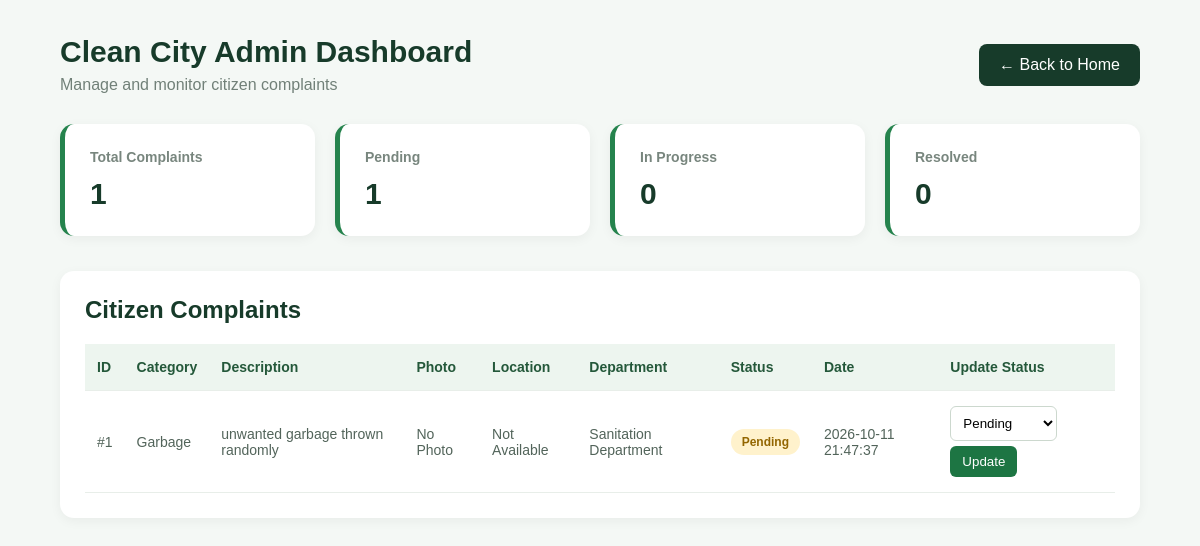
/admin, run on an earlier commit of the app's database.
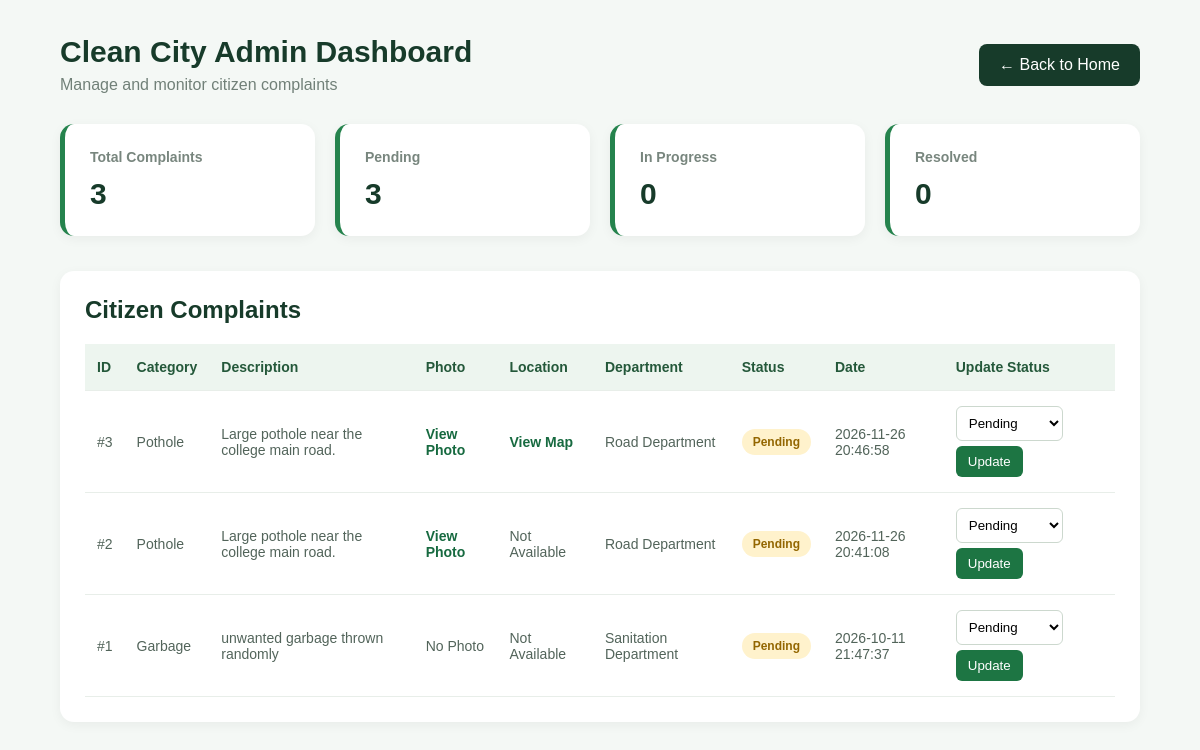
And on a later commit of the database.
### tables this page shows
CREATE TABLE issues (

            id INTEGER PRIMARY KEY AUTOINCREMENT,

            category TEXT NOT NULL,

            description TEXT NOT NULL,

            photo TEXT,

            latitude REAL,

            longitude REAL,

            status TEXT DEFAULT 'Pending',

            department TEXT,

            created_at TEXT NOT NULL

        );

### app.py (the view)
@app.route("/admin")
def admin():
    connection = get_db_connection()
    issues = connection.execute(
        "SELECT * FROM issues ORDER BY id DESC"
    ).fetchall()
    total = connection.execute(
        "SELECT COUNT(*) FROM issues"
    ).fetchone()[0]
    pending = connection.execute(
        "SELECT COUNT(*) FROM issues WHERE status = 'Pending'"
    ).fetchone()[0]
    in_progress = connection.execute(
        "SELECT COUNT(*) FROM issues WHERE status = 'In Progress'"
    ).fetchone()[0]
    resolved = connection.execute(
        "SELECT COUNT(*) FROM issues WHERE status = 'Resolved'"
    ).fetchone()[0]
    connection.close()
    return render_template(
        "admin.html",
        issues=issues,
        total=total,
        pending=pending,
        in_progress=in_progress,
        resolved=resolved
    )

### app.py (called while the page is built)
def get_db_connection():
    connection = sqlite3.connect("database.db")
    connection.row_factory = sqlite3.Row
    return connection

### templates/admin.html (shortened to what this page needs)
<!DOCTYPE html>
<html lang="en">
<head>
</head>
<body>
<div class="admin-page">
    <header class="admin-header">
        <div>
            <h1>Clean City Admin Dashboard</h1>
            <p>Manage and monitor citizen complaints</p>
        </div>
        <a href="/" class="home-btn">← Back to Home</a>
    </header>
    <section class="dashboard-stats">
        <div class="stat-card">
            <h3>Total Complaints</h3>
            <h2>{{ total }}</h2>
        </div>
        <div class="stat-card">
            <h3>Pending</h3>
            <h2>{{ pending }}</h2>
        </div>
        <div class="stat-card">
            <h3>In Progress</h3>
            <h2>{{ in_progress }}</h2>
        </div>
        <div class="stat-card">
            <h3>Resolved</h3>
            <h2>{{ resolved }}</h2>
        </div>
    </section>
    <section class="complaints-section">
        <h2>Citizen Complaints</h2>
        <div class="table-container">
            <table>
                <thead>
                    <tr>
                        <th>ID</th>
                        <th>Category</th>
                        <th>Description</th>
                        <th>Photo</th>
                        <th>Location</th>
                        <th>Department</th>
                        <th>Status</th>
                        <th>Date</th>
                        <th>Update Status</th>
                    </tr>
                </thead>
                <tbody>
                {% for issue in issues %}
                    <tr>
                        <td>#{{ issue['id'] }}</td>
                        <td>{{ issue['category'] }}</td>
                        <td>{{ issue['description'] }}</td>
                        <td>
                            {% if issue['photo'] %}
                                <a class="photo-link"
                                   href="{{ url_for('static', filename='uploads/' + issue['photo']) }}"
                                   target="_blank">
                                    View Photo
                                </a>
                            {% else %}
                                No Photo
                            {% endif %}
                        </td>
                        <td>
                            {% if issue['latitude'] and issue['longitude'] %}
                                <a class="location-link"
                                   href="https://www.google.com/maps?q={{ issue['latitude'] }},{{ issue['longitude'] }}"
                                   target="_blank">
                                    View Map
                                </a>
                            {% else %}
                                Not Available
                            {% endif %}
                        </td>
                        <td>{{ issue['department'] or 'Not Assigned' }}</td>
                        <td>
                            {% if issue['status'] == 'Pending' %}
                                <span class="status pending">Pending</span>
                            {% elif issue['status'] == 'In Progress' %}
                                <span class="status in-progress">In Progress</span>
                            {% elif issue['status'] == 'Resolved' %}
                                <span class="status resolved">Resolved</span>
                            {% else %}
                                {{ issue['status'] }}
                            {% endif %}
                        </td>
                        <td>{{ issue['created_at'] }}</td>
                        <td>
                            <form
                                action="{{ url_for('update_status', issue_id=issue['id']) }}"
                                method="POST">
                                <select name="status" required>
                                    <option value="Pending"
                                        {% if issue['status'] == 'Pending' %}selected{% endif %}>
                                        Pending
                                    </option>
                                </select>
                                <button type="submit" class="update-btn">
                                    Update
                                </button>
                            </form>
                        </td>
                    </tr>
                {% else %}
                    <tr>
                        <td colspan="9" class="empty-message">
                            No complaints have been submitted yet.
                        </td>
                    </tr>
                {% endfor %}
                </tbody>
            </table>
        </div>
    </section>
</div>
</body>
</html>

### templates/admin.html (style rules this page uses)
* { margin: 0; padding: 0; box-sizing: border-box; font-family: Arial, sans-serif; }
body { background: #f4f8f5; color: #263b30; }
.admin-page { min-height: 100vh; padding: 35px 5%; }
.admin-header { display: flex; justify-content: space-between; align-items: center; flex-wrap: wrap; gap: 15px; margin-bottom: 30px; }
.admin-header h1 { color: #173b2a; font-size: 30px; }
.admin-header p { color: #718078; margin-top: 7px; }
.home-btn { background: #173b2a; color: white; text-decoration: none; padding: 12px 20px; border-radius: 8px; }
.dashboard-stats { display: grid; grid-template-columns: repeat(4, 1fr); gap: 20px; margin-bottom: 35px; }
.stat-card { background: white; padding: 25px; border-radius: 14px; box-shadow: 0 3px 12px rgba(0,0,0,0.05); border-left: 5px solid #25834d; }
.stat-card h3 { color: #78867e; font-size: 14px; margin-bottom: 12px; }
.stat-card h2 { font-size: 30px; color: #173b2a; }
.complaints-section { background: white; padding: 25px; border-radius: 14px; box-shadow: 0 3px 12px rgba(0,0,0,0.05); }
.complaints-section h2 { margin-bottom: 20px; color: #173b2a; }
.table-container { width: 100%; overflow-x: auto; }
table { width: 100%; border-collapse: collapse; min-width: 950px; }
th, td { padding: 15px 12px; text-align: left; border-bottom: 1px solid #e8eee9; font-size: 14px; vertical-align: middle; }
th { background: #edf5ef; color: #24583a; }
td { color: #52645a; }
.status { padding: 6px 11px; border-radius: 20px; font-size: 12px; font-weight: bold; display: inline-block; }
.pending { background: #fff2cc; color: #936600; }
select { padding: 8px; border: 1px solid #ccd8ce; border-radius: 6px; background: white; }
.update-btn { padding: 8px 12px; background: #1d7543; color: white; border: none; border-radius: 6px; cursor: pointer; margin-top: 5px; }
.photo-link, .location-link { color: #176a40; text-decoration: none; font-weight: bold; }

What changed in the data, as far as the page shows it:
added issues: id "3", category "Pothole", description "Large pothole near the college main road.", department "Road Department", shows "Pending", created_at "2026-11-26 20:46:58", status "Pending"
added issues: id "2", category "Pothole", description "Large pothole near the college main road.", latitude "Not Available", department "Road Department", shows "Pending", created_at "2026-11-26 20:41:08", status "Pending"
Also different on the page:
{{ total }}: "1" → "3"
{{ pending }}: "1" → "3"
